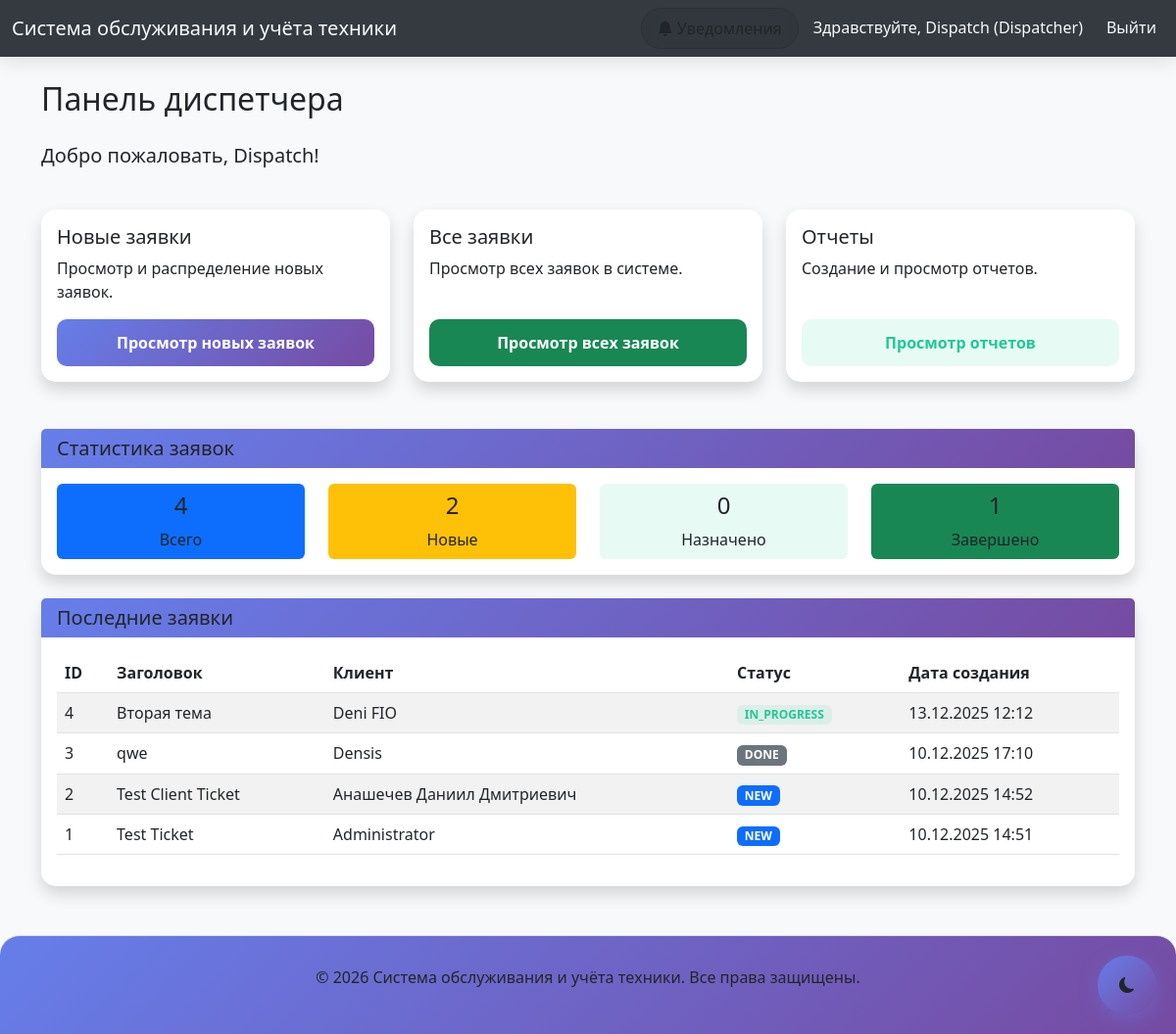
/tickets/dispatcher/dashboard/ (signed in), run on the app's committed database.
### tickets/models.py (models this page shows, shortened)
class User(AbstractUser):
    full_name = models.CharField(max_length=100)
    contact = models.CharField(max_length=100)  # phone or email
    role = models.ForeignKey(Role, on_delete=models.CASCADE, null=True, blank=True)
    is_active = models.BooleanField(default=False)  # False до подтверждения email
    email_verified = models.BooleanField(default=False)  # Подтверждение email
    email_verification_code = models.CharField(max_length=6, blank=True, null=True)  # Код подтверждения
    email_verification_expires = models.DateTimeField(null=True, blank=True)  # Срок действия кода
    objects = UserManager()

class Role(models.Model):
    CLIENT = 'CLIENT'
    DISPATCHER = 'DISPATCHER'
    WORKER = 'WORKER'
    ADMIN = 'ADMIN'
    ROLE_CHOICES = [
        (CLIENT, 'Client'),
        (DISPATCHER, 'Dispatcher'),
        (WORKER, 'Worker'),
        (ADMIN, 'Admin'),
    ]
    name = models.CharField(max_length=20, choices=ROLE_CHOICES, unique=True)
    def __str__(self):
        return self.get_name_display()

class Ticket(models.Model):
    client = models.ForeignKey(User, on_delete=models.CASCADE, limit_choices_to={'role__name': 'CLIENT'}, related_name='client_tickets')
    equipment = models.ForeignKey(Equipment, on_delete=models.CASCADE)
    service_type = models.ForeignKey(ServiceType, on_delete=models.SET_NULL, null=True, blank=True)
    current_status = models.ForeignKey(TicketStatus, on_delete=models.CASCADE)
    dispatcher = models.ForeignKey(User, on_delete=models.SET_NULL, null=True, blank=True, limit_choices_to={'role__name': 'DISPATCHER'}, related_name='dispatcher_tickets')
    assignee = models.ForeignKey(User, on_delete=models.SET_NULL, null=True, blank=True, limit_choices_to={'role__name': 'WORKER'}, related_name='assignee_tickets')
    title = models.CharField(max_length=200)
    description = models.TextField()
    created_at = models.DateTimeField(auto_now_add=True)
    updated_at = models.DateTimeField(auto_now=True)
    completed_at = models.DateTimeField(null=True, blank=True)
    class Meta:
        verbose_name = "Ticket"
        verbose_name_plural = "Tickets"

class TicketStatus(models.Model):
    NEW = 'NEW'
    ASSIGNED = 'ASSIGNED'
    IN_PROGRESS = 'IN_PROGRESS'
    DONE = 'DONE'
    READY_FOR_PICKUP = 'READY_FOR_PICKUP'
    CANCELED = 'CANCELED'
    STATUS_CHOICES = [
        (NEW, 'Новая'),
        (ASSIGNED, 'Назначена'),
        (IN_PROGRESS, 'В работе'),
        (DONE, 'Выполнена'),
        (READY_FOR_PICKUP, 'Готова к выдаче'),
        (CANCELED, 'Отменена'),
    ]
    name = models.CharField(max_length=20, choices=STATUS_CHOICES, unique=True)
    class Meta:
        verbose_name = "Ticket Status"
        verbose_name_plural = "Ticket Statuses"

### tickets/views.py (the view)
# urls.py: path('dispatcher/dashboard/', views.dispatcher_dashboard, name='dispatcher_dashboard'),
@login_required
def dispatcher_dashboard(request):
    if not check_role(request.user, Role.DISPATCHER):
        return HttpResponseForbidden("Доступ запрещен")
    total_tickets = Ticket.objects.count()
    pending_tickets = Ticket.objects.filter(current_status__name=TicketStatus.NEW).count()
    assigned_tickets = Ticket.objects.filter(current_status__name=TicketStatus.ASSIGNED).count()
    in_progress_tickets = Ticket.objects.filter(current_status__name=TicketStatus.IN_PROGRESS).count()
    completed_tickets = Ticket.objects.filter(current_status__name=TicketStatus.DONE).count()
    recent_tickets = Ticket.objects.order_by('-created_at')[:5]
    context = {
        'total_tickets': total_tickets,
        'pending_tickets': pending_tickets,
        'assigned_tickets': assigned_tickets,
        'in_progress_tickets': in_progress_tickets,
        'completed_tickets': completed_tickets,
        'recent_tickets': recent_tickets
    }
    return render(request, 'dispatcher/dashboard.html', context)

### tickets/context_processors/notifications.py (called while the page is built)
def unread_notifications_count(request):
    if request.user.is_authenticated:
        unread_count = Notification.objects.filter(
            recipient=request.user,
            is_read=False
        ).count()
        return {'unread_count': unread_count}
    return {'unread_count': 0}

### tickets/views.py (called while the page is built)
def check_role(user, role_name):
    return user.role.name == role_name

### tickets/templates/dispatcher/dashboard.html (shortened to what this page needs)
{% extends 'base/base.html' %}
{% block content %}
<div class="row">
    <div class="col-md-12">
        <h2 class="mb-4">Панель диспетчера</h2>
        <p class="lead">Добро пожаловать, {{ user.full_name }}!</p>
    </div>
</div>
<div class="row mt-4">
    <div class="col-md-4 mb-4">
        <div class="card h-100 shadow">
            <div class="card-body d-flex flex-column">
                <h5 class="card-title">Новые заявки</h5>
                <p class="card-text flex-grow-1">Просмотр и распределение новых заявок.</p>
                <a href="{% url 'tickets:new_tickets' %}" class="btn btn-primary mt-auto">Просмотр новых заявок</a>
            </div>
        </div>
    </div>
    <div class="col-md-4 mb-4">
        <div class="card h-100 shadow">
            <div class="card-body d-flex flex-column">
                <h5 class="card-title">Все заявки</h5>
                <p class="card-text flex-grow-1">Просмотр всех заявок в системе.</p>
                <a href="{% url 'tickets:all_tickets' %}" class="btn btn-success mt-auto">Просмотр всех заявок</a>
            </div>
        </div>
    </div>
    <div class="col-md-4 mb-4">
        <div class="card h-100 shadow">
            <div class="card-body d-flex flex-column">
                <h5 class="card-title">Отчеты</h5>
                <p class="card-text flex-grow-1">Создание и просмотр отчетов.</p>
                <a href="{% url 'tickets:reports' %}" class="btn btn-info mt-auto">Просмотр отчетов</a>
            </div>
        </div>
    </div>
</div>
<div class="row mt-4">
    <div class="col-md-12">
        <div class="card shadow">
            <div class="card-header">
                <h5 class="mb-0">Статистика заявок</h5>
            </div>
            <div class="card-body">
                <div class="row">
                    <div class="col-md-3">
                        <div class="text-center p-2 bg-primary text-white rounded">
                            <h4>{{ total_tickets }}</h4>
                            <p class="mb-0">Всего</p>
                        </div>
                    </div>
                    <div class="col-md-3">
                        <div class="text-center p-2 bg-warning text-dark rounded">
                            <h4>{{ pending_tickets }}</h4>
                            <p class="mb-0">Новые</p>
                        </div>
                    </div>
                    <div class="col-md-3">
                        <div class="text-center p-2 bg-info text-white rounded">
                            <h4>{{ assigned_tickets }}</h4>
                            <p class="mb-0">Назначено</p>
                        </div>
                    </div>
                    <div class="col-md-3">
                        <div class="text-center p-2 bg-success text-white rounded">
                            <h4>{{ completed_tickets }}</h4>
                            <p class="mb-0">Завершено</p>
                        </div>
                    </div>
                </div>
            </div>
        </div>
    </div>
</div>
<div class="row mt-4">
    <div class="col-md-12">
        <div class="card shadow">
            <div class="card-header">
                <h5 class="mb-0">Последние заявки</h5>
            </div>
            <div class="card-body">
                <div class="table-responsive">
                    <table class="table table-striped">
                        <thead>
                            <tr>
                                <th>ID</th>
                                <th>Заголовок</th>
                                <th>Клиент</th>
                                <th>Статус</th>
                                <th>Дата создания</th>
                            </tr>
                        </thead>
                        <tbody>
                            {% for ticket in recent_tickets %}
                            <tr>
                                <td>{{ ticket.id }}</td>
                                <td>{{ ticket.title }}</td>
                                <td>{{ ticket.client.full_name }}</td>
                                <td>
                                    <span class="badge bg-{% if ticket.current_status.name == 'NEW' %}primary{% elif ticket.current_status.name == 'ASSIGNED' %}warning{% elif ticket.current_status.name == 'IN_PROGRESS' %}info{% elif ticket.current_status.name == 'COMPLETED' %}success{% else %}secondary{% endif %}">
                                        {{ ticket.current_status.name }}
                                    </span>
                                </td>
                                <td>{{ ticket.created_at|date:"d.m.Y H:i" }}</td>
                            </tr>
                            {% empty %}
                            <tr>
                                <td colspan="5" class="text-center">Нет заявок</td>
                            </tr>
                            {% endfor %}
                        </tbody>
                    </table>
                </div>
            </div>
        </div>
    </div>
</div>
{% endblock %}

### tickets/templates/base/base.html (shortened to what this page needs)
<!DOCTYPE html>
<html lang="ru">
<head>
    <link href="https://cdn.jsdelivr.net/npm/bootstrap@5.3.0/dist/css/bootstrap.min.css" rel="stylesheet">
    <link rel="stylesheet" href="https://cdn.jsdelivr.net/npm/bootstrap-icons@1.10.0/font/bootstrap-icons.css">
</head>
<body>
    <nav class="navbar navbar-expand-lg navbar-dark bg-dark">
        <div class="container-fluid">
            <a class="navbar-brand" href="{% url 'home' %}">Система обслуживания и учёта техники</a>
            <div class="collapse navbar-collapse" id="navbarSupportedContent">
                <div class="navbar-nav ms-auto">
                    {% if user.is_authenticated %}
                        <div class="notification-container">
                            <a class="nav-link notification-link" href="{% url 'tickets:notifications' %}">
                                <i class="bi bi-bell-fill me-1"></i>
                                <span>Уведомления</span>
                            </a>
                        </div>
                        <span class="navbar-text me-3">Здравствуйте, {{ user.username }} ({{ user.role }})</span>
                        <a class="nav-link" href="{% url 'tickets:logout' %}">Выйти</a>
                    {% else %}
                        <a class="nav-link" href="{% url 'tickets:login' %}">Войти</a>
                        <a class="nav-link" href="{% url 'tickets:register' %}">Регистрация</a>
                    {% endif %}
                </div>
            </div>
        </div>
    </nav>
    <div class="main-content">
        <div class="container mt-4">
            {% block content %}
            {% endblock %}
        </div>
    </div>
    <footer>
        <div class="container">
            <p class="text-center">&copy; 2026 Система обслуживания и учёта техники. Все права защищены.</p>
        </div>
    </footer>
    <div class="theme-toggle" id="themeToggle">
        <i class="bi bi-moon-fill" id="themeIcon"></i>
    </div>
</body>
</html>

### data on the page
User: username "Dispatch", role "Dispatcher", full_name "Dispatch"
Ticket: id "4", title "Вторая тема", client.full_name "Deni FIO", current_status.name "IN_PROGRESS", created_at "13.12.2025 12:12"
Ticket: id "3", title "qwe", client.full_name "Densis", current_status.name "DONE", created_at "10.12.2025 17:10"
Ticket: id "2", title "Test Client Ticket", client.full_name "Анашечев Даниил Дмитриевич", current_status.name "NEW", created_at "10.12.2025 14:52"
Ticket: id "1", title "Test Ticket", client.full_name "Administrator", current_status.name "NEW", created_at "10.12.2025 14:51"

### other printed values
{{ total_tickets }} "4"
{{ pending_tickets }} "2"
{{ assigned_tickets }} "0"
{{ completed_tickets }} "1"
